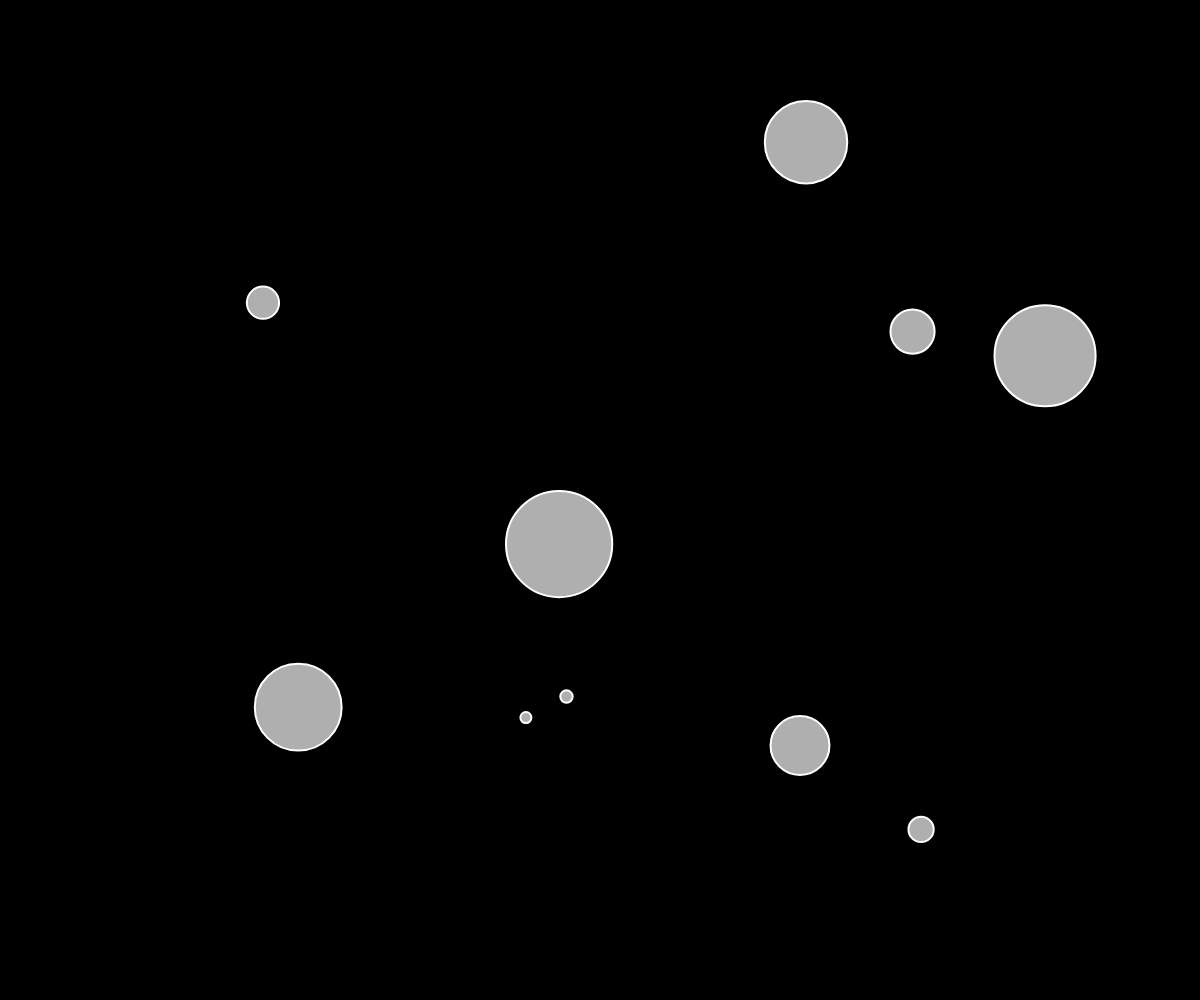
Frame 1 (no input)
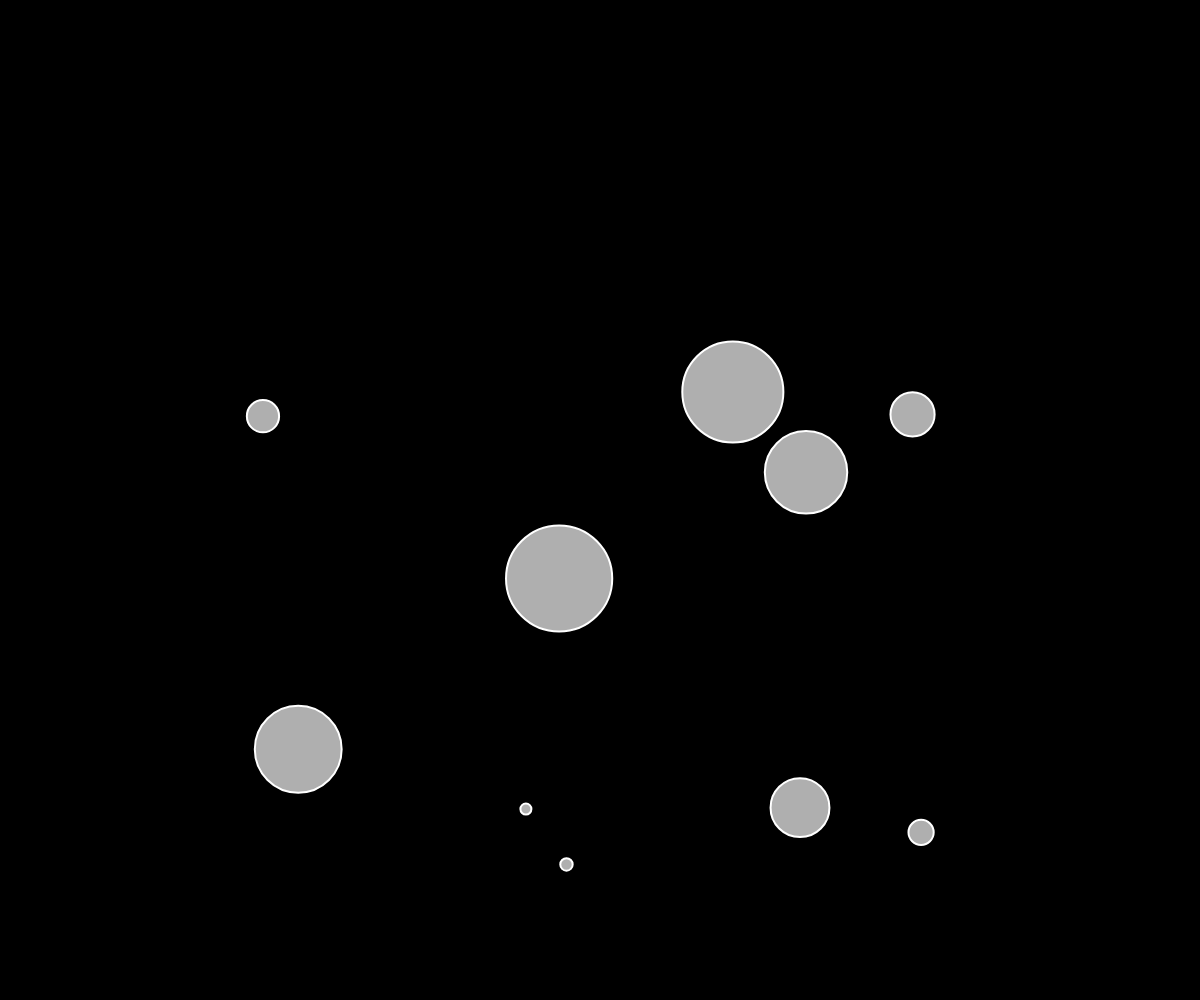
Frame 60 (no input)
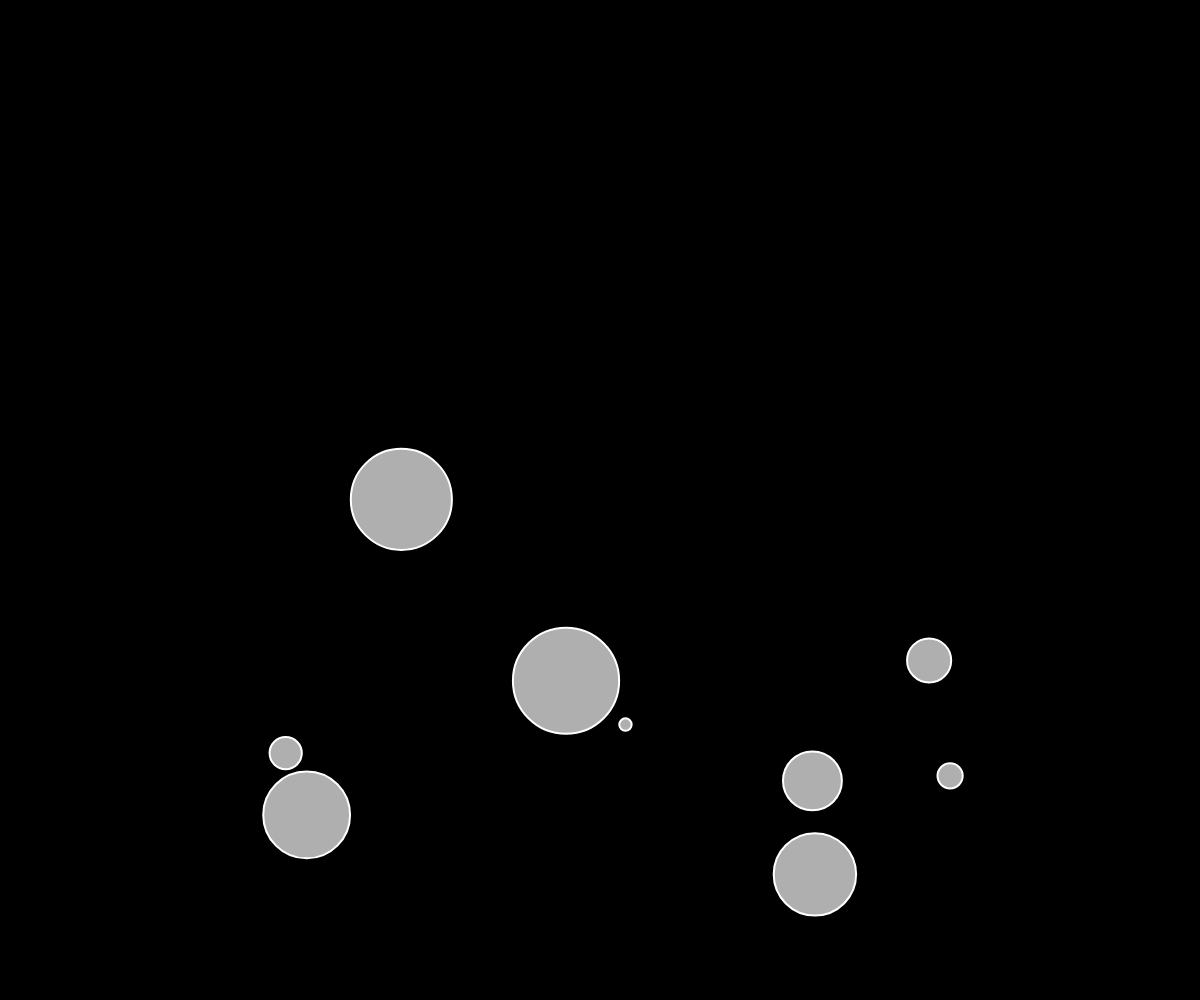
Frame 120 (the mouse pressed at the canvas centre since frame 60)

The p5.js sketch that drew these frames (run headless with seeded random() and noise() and a simulated clock; from frame 60 on, the mouse is pressed at the canvas centre):

// p5.js sketch
// ── sketch.js
let movers = [];

function setup() {
  createCanvas(windowWidth, windowHeight);
  for (let i = 0; i < 10; i++) {
    movers[i] = new Mover();
  }
}

function draw() {
  background(0);

  for (let mover of movers) {
    let gravity = createVector(0, 0.5);
    mover.applyForce(gravity);

    if (mouseIsPressed) {
      let wind = createVector(0.1, 0);
      mover.applyForce(wind);
    }

    mover.update();
    mover.checkBorders();
    mover.show();
  }
}

// ── mover.js
let repealDist = 80; // Distance à partir du bord pour appliquer la force

class Mover {
  constructor() {
    this.mass = random(1, 30);
    this.r = map(this.mass, 10, 50, 40, 200);

    this.position = createVector(
      random(repealDist + 5, width - (repealDist + 5)),
      random(repealDist + 5, height - (repealDist + 5))
    );
    
    this.velocity = createVector(0, 0);
    this.acceleration = createVector(0, 0);
  }

  applyForce(force) {
    let f = p5.Vector.div(force, this.mass);
    this.acceleration.add(f);
  }

  update() {
    this.velocity.add(this.acceleration);
    this.position.add(this.velocity); // Mise à jour de la position de l'objet
    this.acceleration.mult(0);
  }

  show() {
    stroke(255);
    strokeWeight(2);
    fill(175);
    circle(this.position.x, this.position.y, this.r);
  }

  checkBorders() {
    let repealMag = 1000; // Intensité de la force
    let repealForce = createVector(0, 0);

    let dWest = this.position.x - this.r;
    let dEast = width - (this.position.x + this.r);
    let dNorth = this.position.y - this.r;
    let dSouth = height - (this.position.y + this.r);

    // Bord gauche
    if (dWest < repealDist) {
      let force = repealMag / (dWest + 1); // +1 pour éviter division par 0
      repealForce.add(force, 0); // Repousse vers la droite
    }

    // Bord droit
    if (dEast < repealDist) {
      let force = -repealMag / (dEast + 1); // Force négative pour repousser vers la gauche
      repealForce.add(force, 0);
    }

    // Bord haut
    if (dNorth < repealDist) {
      let force = repealMag / (dNorth + 1); // Repousse vers le bas
      repealForce.add(0, force);
    }

    // Bord bas
    if (dSouth < repealDist) {
      let force = -repealMag / (dSouth + 1); // Repousse vers le haut
      repealForce.add(0, force);
    }

    // Appliquer la force de rappel
    this.applyForce(repealForce);
  }
}
